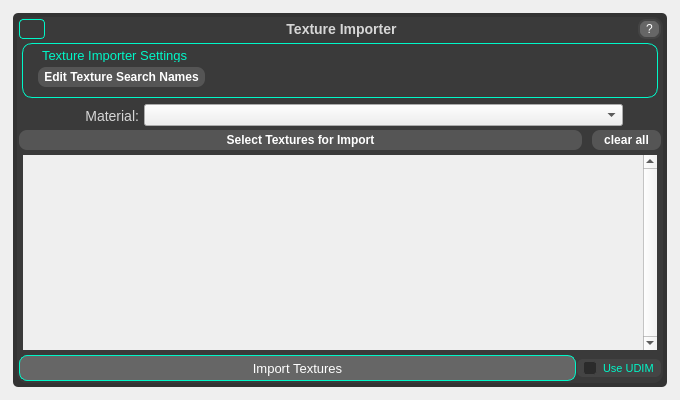
<?xml version="1.0" encoding="UTF-8"?>
<ui version="4.0">
 <class>Form</class>
 <widget class="QWidget" name="Form">
  <property name="geometry">
   <rect>
    <x>0</x>
    <y>0</y>
    <width>680</width>
    <height>400</height>
   </rect>
  </property>
  <property name="windowTitle">
   <string>Form</string>
  </property>
  <layout class="QVBoxLayout" name="verticalLayout_3">
   <item>
    <widget class="QFrame" name="mainUIFrame">
     <property name="sizePolicy">
      <sizepolicy hsizetype="Expanding" vsizetype="MinimumExpanding">
       <horstretch>0</horstretch>
       <verstretch>0</verstretch>
      </sizepolicy>
     </property>
     <property name="minimumSize">
      <size>
       <width>0</width>
       <height>0</height>
      </size>
     </property>
     <property name="styleSheet">
      <string notr="true">QFrame {
    /* Background */
    background-color:#333333;  /* Dark grey background color */ 
    /* background-image: url('background.png');  /* Optional background image */ 
    /* background-repeat: no-repeat;  /* Prevents the background image from repeating */ 
    /* background-position: center;  /* Centers the background image */ 

    /* Border */
	border: 0px solid #333333;  /* Solid border with color and thickness */ 
  /* Rounded corners with 10px radius */ 
    /* border-style: solid;  /* Border style can be solid, dashed, dotted, etc. */ 

    /* Padding and Margin */
    padding: 2px;  /* Inner space between the frame content and its border */ 
    margin: 2px;  /* Outer space around the frame */ 
    border-radius: 5px;  /* Rounded corners */
    
    /* Font */
    /*font-family: Arial, Helvetica, sans-serif;  /* Font family */
    /*font-size: 14px;  /* Font size */
    /*font-weight: bold;  /* Font weight: normal, bold, bolder, lighter, or numeric values */
    /*font-style: italic;  /* Font style: normal, italic, or oblique */
   color: #ffffff;  /* Text color */
    /*text-align: center;  /* Text alignment: left, right, center, justify */
    /*text-decoration: underline;  /* Text decoration: underline, overline, line-through, none */
    /*letter-spacing: 1px;  /* Spacing between letters */
    
    /* Shadow */
    /*box-shadow: 2px 2px 5px #1a1a1a;  /* Adds a shadow with x-offset, y-offset, blur radius, and color */
    
    /* Gradient Background (Optional) */
    /*background-color: qlineargradient(spread:pad, x1:0, y1:0, x2:1, y2:1, stop:0 #3e3e3e, stop:1 #2b2b2b);  /* Linear gradient */
    /*background-color: qradialgradient(cx:0.5, cy:0.5, radius:0.5, fx:0.5, fy:0.5, stop:0 #4a4a4a, stop:1 #2b2b2b);  /* Radial gradient */
    
    /* Opacity */
    /*opacity: 0.9;  /* Transparency: 0.0 (fully transparent) to 1.0 (fully opaque) */
    
    /* Cursor */
    /*cursor: pointer;  /* Changes the cursor to a pointer when hovering */
}
</string>
     </property>
     <layout class="QVBoxLayout" name="verticalLayout_2">
      <property name="spacing">
       <number>1</number>
      </property>
      <property name="leftMargin">
       <number>0</number>
      </property>
      <property name="topMargin">
       <number>0</number>
      </property>
      <property name="rightMargin">
       <number>0</number>
      </property>
      <property name="bottomMargin">
       <number>0</number>
      </property>
      <item>
       <widget class="QFrame" name="textureImporterFrame">
        <property name="sizePolicy">
         <sizepolicy hsizetype="MinimumExpanding" vsizetype="MinimumExpanding">
          <horstretch>0</horstretch>
          <verstretch>0</verstretch>
         </sizepolicy>
        </property>
        <property name="styleSheet">
         <string notr="true">QFrame {
    /* Background */
    background-color:#3a3a3a;  /* Dark grey background color */ 
    /* background-image: url('background.png');  /* Optional background image */ 
    /* background-repeat: no-repeat;  /* Prevents the background image from repeating */ 
    /* background-position: center;  /* Centers the background image */ 

    /* Border */
	border: 0px solid #333333;  /* Solid border with color and thickness */ 
    border-radius: 1px;  /* Rounded corners with 10px radius */ 
    /* border-style: solid;  /* Border style can be solid, dashed, dotted, etc. */ 

    /* Padding and Margin */
    padding: 2px;  /* Inner space between the frame content and its border */ 
    margin: 2px;  /* Outer space around the frame */ 
    border-radius: 10px;  /* Rounded corners */
    
    /* Font */
    /*font-family: Arial, Helvetica, sans-serif;  /* Font family */
    /*font-size: 14px;  /* Font size */
    /*font-weight: bold;  /* Font weight: normal, bold, bolder, lighter, or numeric values */
    /*font-style: italic;  /* Font style: normal, italic, or oblique */
   color: #ffffff;  /* Text color */
    /*text-align: center;  /* Text alignment: left, right, center, justify */
    /*text-decoration: underline;  /* Text decoration: underline, overline, line-through, none */
    /*letter-spacing: 1px;  /* Spacing between letters */
    
    /* Shadow */
    /*box-shadow: 2px 2px 5px #1a1a1a;  /* Adds a shadow with x-offset, y-offset, blur radius, and color */
    
    /* Gradient Background (Optional) */
    /*background-color: qlineargradient(spread:pad, x1:0, y1:0, x2:1, y2:1, stop:0 #3e3e3e, stop:1 #2b2b2b);  /* Linear gradient */
    /*background-color: qradialgradient(cx:0.5, cy:0.5, radius:0.5, fx:0.5, fy:0.5, stop:0 #4a4a4a, stop:1 #2b2b2b);  /* Radial gradient */
    
    /* Opacity */
    /*opacity: 0.9;  /* Transparency: 0.0 (fully transparent) to 1.0 (fully opaque) */
    
    /* Cursor */
    /*cursor: pointer;  /* Changes the cursor to a pointer when hovering */
}
</string>
        </property>
        <property name="frameShape">
         <enum>QFrame::StyledPanel</enum>
        </property>
        <property name="frameShadow">
         <enum>QFrame::Raised</enum>
        </property>
        <layout class="QVBoxLayout" name="verticalLayout">
         <property name="spacing">
          <number>1</number>
         </property>
         <property name="leftMargin">
          <number>0</number>
         </property>
         <property name="topMargin">
          <number>0</number>
         </property>
         <property name="rightMargin">
          <number>0</number>
         </property>
         <property name="bottomMargin">
          <number>0</number>
         </property>
         <item>
          <layout class="QHBoxLayout" name="horizontalLayout">
           <item>
            <widget class="QPushButton" name="textureImporterSettingsButton">
             <property name="sizePolicy">
              <sizepolicy hsizetype="Minimum" vsizetype="Minimum">
               <horstretch>0</horstretch>
               <verstretch>0</verstretch>
              </sizepolicy>
             </property>
             <property name="minimumSize">
              <size>
               <width>15</width>
               <height>0</height>
              </size>
             </property>
             <property name="font">
              <font>
               <family>Segoe UI</family>
               <pointsize>-1</pointsize>
              </font>
             </property>
             <property name="styleSheet">
              <string notr="true">QPushButton {
    font-family: 'Segoe UI';  /* Sets the font to Segoe UI */
    font-size: 12px;  /* Adjust the font size as needed */
    color: #999999;  /* Faded grey text when unchecked */
    background-color: transparent;  /* Transparent background */
    border: 1px transparent;  /* Optional white border on hover when checked */
    border-radius: 4px;
    padding: 1px -4px;  /* Small padding to center icon */
    margin: 0px;
    qproperty-iconSize: 20px 15px;  /* Make icon larger */
    image: url(&quot;:/icons/settings_icon.png&quot;); /* Default icon */
}

QPushButton:checked {
    border: 1px solid #00f7c8;  /* Optional white border on hover when checked */
    image: url(&quot;:/icons/settings_icon_checked.png&quot;);
}

/* Hover keeps normal icon, optional glow or border */
QPushButton:checked:pressed {
    border: 2px solid #00f7c8;  /* Optional white border on hover when checked */
    image: url(&quot;:/icons/settings_icon_checked.png&quot;);
}

/* Hover keeps normal icon, optional glow or border */
QPushButton:hover {
    border: none;
    background-color: transparent;
}


/* Pressed version of the icon */
QPushButton:pressed {
    image: url(&quot;:/icons/settings_icon_pressed.png&quot;);
    background-color: transparent;
    border: none;
}


QPushButton:hover:checked {
    border: 1px solid #00f7c8;  /* Optional white border on hover when checked */
}
</string>
             </property>
             <property name="text">
              <string/>
             </property>
             <property name="checkable">
              <bool>true</bool>
             </property>
             <property name="checked">
              <bool>true</bool>
             </property>
            </widget>
           </item>
           <item>
            <widget class="QLabel" name="textureImporterTitleLabel">
             <property name="sizePolicy">
              <sizepolicy hsizetype="Expanding" vsizetype="Preferred">
               <horstretch>0</horstretch>
               <verstretch>0</verstretch>
              </sizepolicy>
             </property>
             <property name="font">
              <font>
               <family>Segoe UI</family>
               <pointsize>-1</pointsize>
               <weight>75</weight>
               <bold>true</bold>
              </font>
             </property>
             <property name="styleSheet">
              <string notr="true">QLabel {
    font-family: 'Segoe UI';  /* Sets the font to Segoe UI */
    font-size: 14px;  /* Adjust the font size as needed */
    font-weight: bold;  /* Makes the text bold */
    color: #d6d6d6;  /* White text color */
    /*background-color: #555555;  /* Dark background color */
    border: 0px solid #555555;  /* Optional border with dark grey color */
    border-radius: 8px;  /* Rounded corners */
    padding: -5px 0px;  /* Padding around the text */
}

QPushButton:hover {
    background-color: #666666;  /* Slightly lighter background on hover */
}

QPushButton:pressed {
    background-color: #1a1a1a;  /* Darker background when pressed */
}
QPushButton:disabled {
    color: #cccccc;  /* Light grey text color to indicate disabled */
    border: 1px solid #555555;  /* Optional border with dark grey color */
    background-color: #4a4a4a;  /* Lighter grey background color for disabled state */
    color: #666666;  /* White text color */
}</string>
             </property>
             <property name="text">
              <string>Texture Importer</string>
             </property>
             <property name="alignment">
              <set>Qt::AlignCenter</set>
             </property>
            </widget>
           </item>
           <item>
            <widget class="QPushButton" name="textureImporterHelpButton">
             <property name="sizePolicy">
              <sizepolicy hsizetype="Fixed" vsizetype="Fixed">
               <horstretch>0</horstretch>
               <verstretch>0</verstretch>
              </sizepolicy>
             </property>
             <property name="styleSheet">
              <string notr="true">QPushButton {
    font-family: 'Segoe UI';  /* Sets the font to Segoe UI */
    font-size: 12px;  /* Adjust the font size as needed */
    color: #ffffff;  /* White text color */
    background-color: #666666;  /* Dark background color */
    border: 2px solid #444444;  /* Optional border with dark grey color */
    border-radius: 8px;  /* Rounded corners */
    padding: 1px 6px;  /* Padding around the text */
}

QPushButton:hover {
    background-color: #888888;  /* Slightly lighter background on hover */
}

QPushButton:pressed {
    background-color: #1a1a1a;  /* Darker background when pressed */
}
QPushButton:disabled {
    color: #cccccc;  /* Light grey text color to indicate disabled */
    border: 1px solid #555555;  /* Optional border with dark grey color */
    background-color: #4a4a4a;  /* Lighter grey background color for disabled state */
    color: #666666;  /* White text color */
}</string>
             </property>
             <property name="text">
              <string>?</string>
             </property>
            </widget>
           </item>
          </layout>
         </item>
         <item>
          <widget class="QFrame" name="textureImporterSettingsFrame">
           <property name="sizePolicy">
            <sizepolicy hsizetype="MinimumExpanding" vsizetype="Fixed">
             <horstretch>0</horstretch>
             <verstretch>0</verstretch>
            </sizepolicy>
           </property>
           <property name="styleSheet">
            <string notr="true">QFrame {
    /* Background */
    background-color:#3a3a3a;  /* Dark grey background color */ 
    /* background-image: url('background.png');  /* Optional background image */ 
    /* background-repeat: no-repeat;  /* Prevents the background image from repeating */ 
    /* background-position: center;  /* Centers the background image */ 

    /* Border */
	border: 1px solid #00f7c8;  /* Solid border with color and thickness */ 
    border-radius: 10px;  /* Rounded corners with 10px radius */ 
    /* border-style: solid;  /* Border style can be solid, dashed, dotted, etc. */ 

    /* Padding and Margin */
    padding: 5px;  /* Inner space between the frame content and its border */ 
    margin: 3px;  /* Outer space around the frame */ 
    border-radius: 10px;  /* Rounded corners */
    
    /* Font */
    /*font-family: Arial, Helvetica, sans-serif;  /* Font family */
    /*font-size: 14px;  /* Font size */
    /*font-weight: bold;  /* Font weight: normal, bold, bolder, lighter, or numeric values */
    /*font-style: italic;  /* Font style: normal, italic, or oblique */
   color: #ffffff;  /* Text color */
    /*text-align: center;  /* Text alignment: left, right, center, justify */
    /*text-decoration: underline;  /* Text decoration: underline, overline, line-through, none */
    /*letter-spacing: 1px;  /* Spacing between letters */
    
    /* Shadow */
    /*box-shadow: 2px 2px 5px #1a1a1a;  /* Adds a shadow with x-offset, y-offset, blur radius, and color */
    
    /* Gradient Background (Optional) */
    /*background-color: qlineargradient(spread:pad, x1:0, y1:0, x2:1, y2:1, stop:0 #3e3e3e, stop:1 #2b2b2b);  /* Linear gradient */
    /*background-color: qradialgradient(cx:0.5, cy:0.5, radius:0.5, fx:0.5, fy:0.5, stop:0 #4a4a4a, stop:1 #2b2b2b);  /* Radial gradient */
    
    /* Opacity */
    /*opacity: 0.9;  /* Transparency: 0.0 (fully transparent) to 1.0 (fully opaque) */
    
    /* Cursor */
    /*cursor: pointer;  /* Changes the cursor to a pointer when hovering */
}
</string>
           </property>
           <property name="frameShape">
            <enum>QFrame::StyledPanel</enum>
           </property>
           <property name="frameShadow">
            <enum>QFrame::Raised</enum>
           </property>
           <layout class="QVBoxLayout" name="verticalLayout_5">
            <property name="spacing">
             <number>0</number>
            </property>
            <property name="leftMargin">
             <number>0</number>
            </property>
            <property name="topMargin">
             <number>0</number>
            </property>
            <property name="rightMargin">
             <number>0</number>
            </property>
            <property name="bottomMargin">
             <number>0</number>
            </property>
            <item>
             <widget class="QLabel" name="materialCreatorTitleLabel_5">
              <property name="sizePolicy">
               <sizepolicy hsizetype="Preferred" vsizetype="Preferred">
                <horstretch>0</horstretch>
                <verstretch>0</verstretch>
               </sizepolicy>
              </property>
              <property name="minimumSize">
               <size>
                <width>0</width>
                <height>0</height>
               </size>
              </property>
              <property name="baseSize">
               <size>
                <width>0</width>
                <height>0</height>
               </size>
              </property>
              <property name="font">
               <font>
                <family>Segoe UI</family>
                <pointsize>-1</pointsize>
               </font>
              </property>
              <property name="styleSheet">
               <string notr="true">QLabel {
    font-family: 'Segoe UI';  /* Sets the font to Segoe UI */
    font-size: 13px;  /* Adjust the font size as needed */
    font-weight: italic;  /* Makes the text bold */
    color: #00f7c8;  /* White text color */
    /*background-color: #555555;  /* Dark background color */
    border: 0px solid #555555;  /* Optional border with dark grey color */
    border-radius: 8px;  /* Rounded corners */
    padding: -5px 0px -3px 8px;  /* Added left padding */

}

QPushButton:hover {
    background-color: #666666;  /* Slightly lighter background on hover */
}

QPushButton:pressed {
    background-color: #1a1a1a;  /* Darker background when pressed */
}
QPushButton:disabled {
    color: #cccccc;  /* Light grey text color to indicate disabled */
    border: 1px solid #555555;  /* Optional border with dark grey color */
    background-color: #4a4a4a;  /* Lighter grey background color for disabled state */
    color: #666666;  /* White text color */
}</string>
              </property>
              <property name="text">
               <string>Texture Importer Settings</string>
              </property>
              <property name="alignment">
               <set>Qt::AlignLeading|Qt::AlignLeft|Qt::AlignVCenter</set>
              </property>
             </widget>
            </item>
            <item>
             <layout class="QHBoxLayout" name="autoSetLayout_2">
              <property name="spacing">
               <number>0</number>
              </property>
              <property name="sizeConstraint">
               <enum>QLayout::SetMinimumSize</enum>
              </property>
              <property name="topMargin">
               <number>5</number>
              </property>
              <property name="bottomMargin">
               <number>5</number>
              </property>
              <item>
               <spacer name="horizontalSpacer">
                <property name="orientation">
                 <enum>Qt::Horizontal</enum>
                </property>
                <property name="sizeType">
                 <enum>QSizePolicy::Fixed</enum>
                </property>
                <property name="sizeHint" stdset="0">
                 <size>
                  <width>10</width>
                  <height>20</height>
                 </size>
                </property>
               </spacer>
              </item>
              <item>
               <widget class="QPushButton" name="editTextureSearchNamesButton">
                <property name="sizePolicy">
                 <sizepolicy hsizetype="Minimum" vsizetype="Fixed">
                  <horstretch>0</horstretch>
                  <verstretch>0</verstretch>
                 </sizepolicy>
                </property>
                <property name="font">
                 <font>
                  <family>Segoe UI</family>
                  <pointsize>-1</pointsize>
                  <weight>75</weight>
                  <bold>true</bold>
                 </font>
                </property>
                <property name="styleSheet">
                 <string notr="true">QPushButton {
    font-family: 'Segoe UI';  /* Sets the font to Segoe UI */
    font-size: 12px;  /* Adjust the font size as needed */
    font-weight: bold;  /* Makes the text bold */
    color: #ffffff;  /* White text color */
    background-color: #555555;  /* Dark background color */
    border: 0px solid #444444;  /* Optional border with dark grey color */
    border-radius: 8px;  /* Rounded corners */
    padding: 3px 6px;  /* Padding around the text */
}

QPushButton:hover {
    background-color: #666666;  /* Slightly lighter background on hover */
}

QPushButton:pressed {
    background-color: #444444;  /* Darker background when pressed */
}
QPushButton:disabled {
    color: #cccccc;  /* Light grey text color to indicate disabled */
    border: 1px solid #555555;  /* Optional border with dark grey color */
    background-color: #4a4a4a;  /* Lighter grey background color for disabled state */
    color: #666666;  /* White text color */
}</string>
                </property>
                <property name="text">
                 <string>Edit Texture Search Names</string>
                </property>
               </widget>
              </item>
              <item>
               <spacer name="horizontalSpacer_2">
                <property name="orientation">
                 <enum>Qt::Horizontal</enum>
                </property>
                <property name="sizeType">
                 <enum>QSizePolicy::Expanding</enum>
                </property>
                <property name="sizeHint" stdset="0">
                 <size>
                  <width>10</width>
                  <height>20</height>
                 </size>
                </property>
               </spacer>
              </item>
             </layout>
            </item>
           </layout>
          </widget>
         </item>
         <item>
          <layout class="QHBoxLayout" name="materialNameLayout">
           <property name="spacing">
            <number>0</number>
           </property>
           <item>
            <widget class="QLabel" name="materialTextLabel">
             <property name="sizePolicy">
              <sizepolicy hsizetype="Maximum" vsizetype="Fixed">
               <horstretch>0</horstretch>
               <verstretch>0</verstretch>
              </sizepolicy>
             </property>
             <property name="minimumSize">
              <size>
               <width>0</width>
               <height>0</height>
              </size>
             </property>
             <property name="maximumSize">
              <size>
               <width>125</width>
               <height>16777215</height>
              </size>
             </property>
             <property name="font">
              <font>
               <family>Segoe UI</family>
               <pointsize>-1</pointsize>
              </font>
             </property>
             <property name="styleSheet">
              <string notr="true">QLabel {
    font-family: 'Segoe UI';  /* Sets the font to Segoe UI */
    font-size: 14px;  /* Adjust the font size as needed */
    color: #d6d6d6;  /* White text color */
    /*background-color: #555555;  /* Dark background color */
    border: 0px solid #555555;  /* Optional border with dark grey color */
    border-radius: 8px;  /* Rounded corners */
    padding: 0px 0px;  /* Padding around the text */
}

QPushButton:hover {
    background-color: #666666;  /* Slightly lighter background on hover */
}

QPushButton:pressed {
    background-color: #1a1a1a;  /* Darker background when pressed */
}
QPushButton:disabled {
    color: #cccccc;  /* Light grey text color to indicate disabled */
    border: 1px solid #555555;  /* Optional border with dark grey color */
    background-color: #4a4a4a;  /* Lighter grey background color for disabled state */
    color: #666666;  /* White text color */
}</string>
             </property>
             <property name="text">
              <string>Material:</string>
             </property>
             <property name="alignment">
              <set>Qt::AlignBottom|Qt::AlignRight|Qt::AlignTrailing</set>
             </property>
            </widget>
           </item>
           <item>
            <widget class="QComboBox" name="materialComboBox">
             <property name="sizePolicy">
              <sizepolicy hsizetype="Minimum" vsizetype="Fixed">
               <horstretch>0</horstretch>
               <verstretch>0</verstretch>
              </sizepolicy>
             </property>
             <property name="toolTip">
              <string>&lt;html&gt;&lt;head/&gt;&lt;body&gt;&lt;p&gt;Material type to create new materials with. Settings are applied to appropriate attributes per material type.&lt;/p&gt;&lt;/body&gt;&lt;/html&gt;</string>
             </property>
             <property name="styleSheet">
              <string notr="true"/>
             </property>
             <property name="sizeAdjustPolicy">
              <enum>QComboBox::AdjustToContents</enum>
             </property>
            </widget>
           </item>
           <item>
            <spacer name="horizontalSpacer_5">
             <property name="orientation">
              <enum>Qt::Horizontal</enum>
             </property>
             <property name="sizeType">
              <enum>QSizePolicy::Fixed</enum>
             </property>
             <property name="sizeHint" stdset="0">
              <size>
               <width>38</width>
               <height>20</height>
              </size>
             </property>
            </spacer>
           </item>
          </layout>
         </item>
         <item>
          <layout class="QHBoxLayout" name="searchFolderLayout">
           <property name="spacing">
            <number>0</number>
           </property>
          </layout>
         </item>
         <item>
          <layout class="QHBoxLayout" name="autoSetLayout">
           <property name="spacing">
            <number>10</number>
           </property>
           <property name="sizeConstraint">
            <enum>QLayout::SetMinimumSize</enum>
           </property>
           <item>
            <widget class="QPushButton" name="selectTexturesForImportButton">
             <property name="sizePolicy">
              <sizepolicy hsizetype="Minimum" vsizetype="Fixed">
               <horstretch>0</horstretch>
               <verstretch>0</verstretch>
              </sizepolicy>
             </property>
             <property name="font">
              <font>
               <family>Segoe UI</family>
               <pointsize>-1</pointsize>
               <weight>75</weight>
               <bold>true</bold>
              </font>
             </property>
             <property name="styleSheet">
              <string notr="true">QPushButton {
    font-family: 'Segoe UI';  /* Sets the font to Segoe UI */
    font-size: 12px;  /* Adjust the font size as needed */
    font-weight: bold;  /* Makes the text bold */
    color: #ffffff;  /* White text color */
    background-color: #555555;  /* Dark background color */
    border: 0px solid #444444;  /* Optional border with dark grey color */
    border-radius: 8px;  /* Rounded corners */
    padding: 3px 6px;  /* Padding around the text */
}

QPushButton:hover {
    background-color: #666666;  /* Slightly lighter background on hover */
}

QPushButton:pressed {
    background-color: #444444;  /* Darker background when pressed */
}
QPushButton:disabled {
    color: #cccccc;  /* Light grey text color to indicate disabled */
    border: 1px solid #555555;  /* Optional border with dark grey color */
    background-color: #4a4a4a;  /* Lighter grey background color for disabled state */
    color: #666666;  /* White text color */
}</string>
             </property>
             <property name="text">
              <string>Select Textures for Import</string>
             </property>
            </widget>
           </item>
           <item>
            <widget class="QPushButton" name="clearAllButton">
             <property name="sizePolicy">
              <sizepolicy hsizetype="Fixed" vsizetype="Fixed">
               <horstretch>0</horstretch>
               <verstretch>0</verstretch>
              </sizepolicy>
             </property>
             <property name="font">
              <font>
               <family>Segoe UI</family>
               <pointsize>-1</pointsize>
               <weight>75</weight>
               <bold>true</bold>
              </font>
             </property>
             <property name="styleSheet">
              <string notr="true">QPushButton {
    font-family: 'Segoe UI';  /* Sets the font to Segoe UI */
    font-size: 12px;  /* Adjust the font size as needed */
    font-weight: bold;  /* Makes the text bold */
    color: #ffffff;  /* White text color */
    background-color: #555555;  /* Dark background color */
    border: 0px solid #444444;  /* Optional border with dark grey color */
    border-radius: 8px;  /* Rounded corners */
    padding: 3px 12px;  /* Padding around the text */
}

QPushButton:hover {
    background-color: #666666;  /* Slightly lighter background on hover */
}

QPushButton:pressed {
    background-color: #444444;  /* Darker background when pressed */
}
QPushButton:disabled {
    color: #cccccc;  /* Light grey text color to indicate disabled */
    border: 1px solid #555555;  /* Optional border with dark grey color */
    background-color: #4a4a4a;  /* Lighter grey background color for disabled state */
    color: #666666;  /* White text color */
}</string>
             </property>
             <property name="text">
              <string>clear all</string>
             </property>
            </widget>
           </item>
          </layout>
         </item>
         <item>
          <widget class="QScrollArea" name="texturesScrollArea">
           <property name="styleSheet">
            <string notr="true">QScrollArea {
    background-color: #333333;   /* Frame/background behind viewport */
    border: none;
}

QScrollArea &gt; QWidget {
    background-color: #333333;   /* The actual scrollable area */
}

QScrollArea &gt; QWidget &gt; QWidget {
    background-color: #333333;   /* Some Qt versions require this extra level */
}</string>
           </property>
           <property name="verticalScrollBarPolicy">
            <enum>Qt::ScrollBarAlwaysOn</enum>
           </property>
           <property name="widgetResizable">
            <bool>true</bool>
           </property>
           <widget class="QWidget" name="scrollAreaWidgetContents">
            <property name="geometry">
             <rect>
              <x>0</x>
              <y>0</y>
              <width>528</width>
              <height>83</height>
             </rect>
            </property>
            <layout class="QVBoxLayout" name="verticalLayout_6"/>
           </widget>
          </widget>
         </item>
         <item>
          <layout class="QHBoxLayout" name="importTexturesButtonLayout">
           <item>
            <widget class="QPushButton" name="importTexturesButton">
             <property name="font">
              <font>
               <family>Segoe UI</family>
               <pointsize>-1</pointsize>
              </font>
             </property>
             <property name="styleSheet">
              <string notr="true">QPushButton {
    font-family: 'Segoe UI';  /* Sets the font to Segoe UI */
    font-size: 13px;  /* Adjust the font size as needed */
    color: #ffffff;  /* White text color */
    background-color: #666666;  /* Dark background color */
    border: 1px solid #00f7c8;  /* Optional border with dark grey color */
    border-radius: 8px;  /* Rounded corners */
    padding: 2px 5px;  /* Padding around the text */
	height: 20px;
	margin: 0, 0, 0, 0;
}

QPushButton:hover {
    background-color: #888888;  /* Slightly lighter background on hover */
    border: 2px solid #00f7c8;  /* Optional border with dark grey color */
}

QPushButton:pressed {
    background-color: #1a1a1a;  /* Darker background when pressed */
}
QPushButton:disabled {
    color: #cccccc;  /* Light grey text color to indicate disabled */
    border: 0px solid #555555;  /* Optional border with dark grey color */
    background-color: #4a4a4a;  /* Lighter grey background color for disabled state */
    color: #666666;  /* White text color */
}</string>
             </property>
             <property name="text">
              <string>Import Textures</string>
             </property>
            </widget>
           </item>
           <item>
            <widget class="QCheckBox" name="useUdimCheckbox">
             <property name="enabled">
              <bool>true</bool>
             </property>
             <property name="sizePolicy">
              <sizepolicy hsizetype="Fixed" vsizetype="Fixed">
               <horstretch>0</horstretch>
               <verstretch>0</verstretch>
              </sizepolicy>
             </property>
             <property name="autoFillBackground">
              <bool>false</bool>
             </property>
             <property name="styleSheet">
              <string notr="true">QCheckBox {
    font-family: 'Segoe UI';
    font-size: 11px;              /* Slightly smaller text */
    color: #dddddd;               /* Neutral text when unchecked */
    background-color: #444444;
    border: none;
    border-radius: 6px;           /* Softer, smaller rounding */
    padding: 2px 6px;             /* Less padding = tighter fit */
    margin: 1px 0;                /* Small vertical margin */
}

QCheckBox:checked {
    color: #00f7c8;               /* Highlight color only when checked */
    font-weight: bold;            /* Make text bold when checked */
}


QCheckBox::indicator {
    width: 12px;                  /* Smaller checkbox */
    height: 12px;
    border: 1px solid #444444;
    border-radius: 3px;
    background-color: #2b2b2b;
}

QCheckBox::indicator:checked {
    background-color: #111111;
    border: 1px solid #2b2b2b;
    image: url(&quot;:/icons/checkmark.png&quot;);
}


QCheckBox::indicator:unchecked {
    background-color: #2b2b2b;
    border: 1px solid #444444;
}

QCheckBox::indicator:checked:hover,
QCheckBox::indicator:unchecked:hover {
    border: 1px solid #ffffff;
}

QCheckBox::indicator:checked:pressed,
QCheckBox::indicator:unchecked:pressed {
    background-color: #ffffff;
    border: 1px solid #ffffff;
}

/* Disabled state */
QCheckBox:disabled {
    color: #666666;
    background-color: #3a3a3a;
    border-radius: 6px;
    padding: 2px 6px;
}
</string>
             </property>
             <property name="text">
              <string>Use UDIM</string>
             </property>
             <property name="checked">
              <bool>true</bool>
             </property>
            </widget>
           </item>
          </layout>
         </item>
        </layout>
       </widget>
      </item>
     </layout>
    </widget>
   </item>
  </layout>
 </widget>
 <resources>
  <include location="icons.qrc"/>
 </resources>
 <connections/>
</ui>
